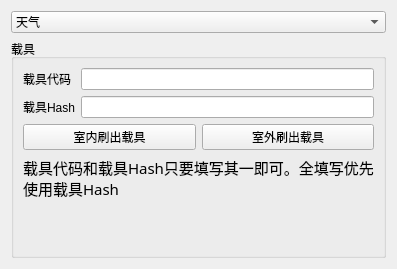
     <widget class="QWidget" name="tab_5">
      <attribute name="title">
       <string>天气和载具</string>
      </attribute>
      <layout class="QGridLayout" name="gridLayout_17">
       <item row="0" column="0" colspan="2">
        <widget class="QComboBox" name="comboBox_weather">
         <item>
          <property name="text">
           <string>天气</string>
          </property>
         </item>
        </widget>
       </item>
       <item row="1" column="0" colspan="2">
        <widget class="QGroupBox" name="groupBox_10">
         <property name="title">
          <string>载具</string>
         </property>
         <layout class="QFormLayout" name="formLayout">
          <item row="0" column="0">
           <widget class="QLabel" name="label_24">
            <property name="text">
             <string>载具代码</string>
            </property>
            <property name="buddy">
             <cstring>lineEdit_vehicleCode</cstring>
            </property>
           </widget>
          </item>
          <item row="0" column="1">
           <widget class="QLineEdit" name="lineEdit_vehicleCode"/>
          </item>
          <item row="1" column="0">
           <widget class="QLabel" name="label_25">
            <property name="text">
             <string>载具Hash</string>
            </property>
            <property name="buddy">
             <cstring>lineEdit_vehicleHash</cstring>
            </property>
           </widget>
          </item>
          <item row="1" column="1">
           <widget class="QLineEdit" name="lineEdit_vehicleHash"/>
          </item>
          <item row="2" column="0" colspan="2">
           <layout class="QHBoxLayout" name="horizontalLayout_15">
            <item>
             <widget class="QPushButton" name="pushButton_indoorSpawn">
              <property name="text">
               <string>室内刷出载具</string>
              </property>
             </widget>
            </item>
            <item>
             <widget class="QPushButton" name="pushButton_outdoorSpawn">
              <property name="text">
               <string>室外刷出载具</string>
              </property>
             </widget>
            </item>
           </layout>
          </item>
          <item row="3" column="0" colspan="2">
           <widget class="QLabel" name="label_39">
            <property name="font">
             <font>
              <family>微软雅黑</family>
              <pointsize>11</pointsize>
             </font>
            </property>
            <property name="text">
             <string>载具代码和载具Hash只要填写其一即可。全填写优先使用载具Hash</string>
            </property>
            <property name="wordWrap">
             <bool>true</bool>
            </property>
           </widget>
          </item>
          <item row="4" column="0" colspan="2">
           <spacer name="verticalSpacer_4">
            <property name="orientation">
             <enum>Qt::Vertical</enum>
            </property>
            <property name="sizeHint" stdset="0">
             <size>
              <width>20</width>
              <height>40</height>
             </size>
            </property>
           </spacer>
          </item>
         </layout>
        </widget>
       </item>
      </layout>
     </widget>
